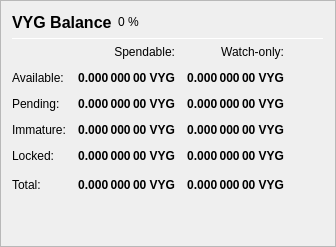
                   <widget class="QFrame" name="frame_Balances">
                    <property name="frameShape">
                     <enum>QFrame::StyledPanel</enum>
                    </property>
                    <property name="frameShadow">
                     <enum>QFrame::Raised</enum>
                    </property>
                    <layout class="QVBoxLayout" name="verticalLayout_4">
                     <item>
                      <layout class="QHBoxLayout" name="horizontalLayout_4">
                       <item>
                        <widget class="QLabel" name="label_5">
                         <property name="minimumSize">
                          <size>
                           <width>0</width>
                           <height>20</height>
                          </size>
                         </property>
                         <property name="font">
                          <font>
                           <pointsize>12</pointsize>
                           <weight>75</weight>
                           <bold>true</bold>
                          </font>
                         </property>
                         <property name="text">
                          <string>VYG Balance</string>
                         </property>
                        </widget>
                       </item>
                       <item>
                        <widget class="QLabel" name="labelVYGPercent">
                         <property name="text">
                          <string notr="true">0 %</string>
                         </property>
                        </widget>
                       </item>
                       <item>
                        <spacer name="horizontalSpacer_3">
                         <property name="orientation">
                          <enum>Qt::Horizontal</enum>
                         </property>
                         <property name="sizeHint" stdset="0">
                          <size>
                           <width>40</width>
                           <height>20</height>
                          </size>
                         </property>
                        </spacer>
                       </item>
                      </layout>
                     </item>
                     <item>
                      <widget class="Line" name="line_Balance">
                       <property name="minimumSize">
                        <size>
                         <width>0</width>
                         <height>1</height>
                        </size>
                       </property>
                       <property name="maximumSize">
                        <size>
                         <width>16777215</width>
                         <height>1</height>
                        </size>
                       </property>
                       <property name="orientation">
                        <enum>Qt::Horizontal</enum>
                       </property>
                      </widget>
                     </item>
                     <item>
                      <layout class="QGridLayout" name="gridLayout">
                       <property name="spacing">
                        <number>12</number>
                       </property>
                       <item row="0" column="1">
                        <widget class="QLabel" name="labelSpendable">
                         <property name="text">
                          <string>Spendable:</string>
                         </property>
                         <property name="alignment">
                          <set>Qt::AlignRight|Qt::AlignTrailing|Qt::AlignVCenter</set>
                         </property>
                        </widget>
                       </item>
                       <item row="0" column="2">
                        <widget class="QLabel" name="labelWatchonly">
                         <property name="text">
                          <string>Watch-only:</string>
                         </property>
                         <property name="alignment">
                          <set>Qt::AlignRight|Qt::AlignTrailing|Qt::AlignVCenter</set>
                         </property>
                        </widget>
                       </item>
                       <item row="1" column="0">
                        <widget class="QLabel" name="labelBalanceText">
                         <property name="text">
                          <string>Available:</string>
                         </property>
                        </widget>
                       </item>
                       <item row="1" column="1">
                        <widget class="QLabel" name="labelBalance">
                         <property name="font">
                          <font>
                           <weight>75</weight>
                           <bold>true</bold>
                          </font>
                         </property>
                         <property name="cursor">
                          <cursorShape>IBeamCursor</cursorShape>
                         </property>
                         <property name="toolTip">
                          <string>Your current spendable balance</string>
                         </property>
                         <property name="text">
                          <string notr="true">0.000 000 00 VYG</string>
                         </property>
                         <property name="alignment">
                          <set>Qt::AlignRight|Qt::AlignTrailing|Qt::AlignVCenter</set>
                         </property>
                         <property name="textInteractionFlags">
                          <set>Qt::LinksAccessibleByMouse|Qt::TextSelectableByKeyboard|Qt::TextSelectableByMouse</set>
                         </property>
                        </widget>
                       </item>
                       <item row="1" column="2">
                        <widget class="QLabel" name="labelWatchAvailable">
                         <property name="font">
                          <font>
                           <weight>75</weight>
                           <bold>true</bold>
                          </font>
                         </property>
                         <property name="cursor">
                          <cursorShape>IBeamCursor</cursorShape>
                         </property>
                         <property name="toolTip">
                          <string>Your current balance in watch-only addresses</string>
                         </property>
                         <property name="text">
                          <string notr="true">0.000 000 00 VYG</string>
                         </property>
                         <property name="alignment">
                          <set>Qt::AlignRight|Qt::AlignTrailing|Qt::AlignVCenter</set>
                         </property>
                         <property name="textInteractionFlags">
                          <set>Qt::LinksAccessibleByMouse|Qt::TextSelectableByKeyboard|Qt::TextSelectableByMouse</set>
                         </property>
                        </widget>
                       </item>
                       <item row="2" column="0">
                        <widget class="QLabel" name="labelPendingText">
                         <property name="text">
                          <string>Pending:</string>
                         </property>
                        </widget>
                       </item>
                       <item row="2" column="1">
                        <widget class="QLabel" name="labelUnconfirmed">
                         <property name="font">
                          <font>
                           <weight>75</weight>
                           <bold>true</bold>
                          </font>
                         </property>
                         <property name="cursor">
                          <cursorShape>IBeamCursor</cursorShape>
                         </property>
                         <property name="toolTip">
                          <string>Total of transactions that have yet to be confirmed, and do not yet count toward the spendable balance</string>
                         </property>
                         <property name="text">
                          <string notr="true">0.000 000 00 VYG</string>
                         </property>
                         <property name="alignment">
                          <set>Qt::AlignRight|Qt::AlignTrailing|Qt::AlignVCenter</set>
                         </property>
                         <property name="textInteractionFlags">
                          <set>Qt::LinksAccessibleByMouse|Qt::TextSelectableByKeyboard|Qt::TextSelectableByMouse</set>
                         </property>
                        </widget>
                       </item>
                       <item row="2" column="2">
                        <widget class="QLabel" name="labelWatchPending">
                         <property name="font">
                          <font>
                           <weight>75</weight>
                           <bold>true</bold>
                          </font>
                         </property>
                         <property name="cursor">
                          <cursorShape>IBeamCursor</cursorShape>
                         </property>
                         <property name="toolTip">
                          <string>Unconfirmed transactions to watch-only addresses</string>
                         </property>
                         <property name="text">
                          <string notr="true">0.000 000 00 VYG</string>
                         </property>
                         <property name="alignment">
                          <set>Qt::AlignRight|Qt::AlignTrailing|Qt::AlignVCenter</set>
                         </property>
                         <property name="textInteractionFlags">
                          <set>Qt::LinksAccessibleByMouse|Qt::TextSelectableByKeyboard|Qt::TextSelectableByMouse</set>
                         </property>
                        </widget>
                       </item>
                       <item row="3" column="0">
                        <widget class="QLabel" name="labelImmatureText">
                         <property name="text">
                          <string>Immature:</string>
                         </property>
                        </widget>
                       </item>
                       <item row="3" column="1">
                        <widget class="QLabel" name="labelImmature">
                         <property name="font">
                          <font>
                           <weight>75</weight>
                           <bold>true</bold>
                          </font>
                         </property>
                         <property name="cursor">
                          <cursorShape>IBeamCursor</cursorShape>
                         </property>
                         <property name="toolTip">
                          <string>Staked or masternode rewards that has not yet matured</string>
                         </property>
                         <property name="text">
                          <string notr="true">0.000 000 00 VYG</string>
                         </property>
                         <property name="alignment">
                          <set>Qt::AlignRight|Qt::AlignTrailing|Qt::AlignVCenter</set>
                         </property>
                         <property name="textInteractionFlags">
                          <set>Qt::LinksAccessibleByMouse|Qt::TextSelectableByKeyboard|Qt::TextSelectableByMouse</set>
                         </property>
                        </widget>
                       </item>
                       <item row="3" column="2">
                        <widget class="QLabel" name="labelWatchImmature">
                         <property name="font">
                          <font>
                           <weight>75</weight>
                           <bold>true</bold>
                          </font>
                         </property>
                         <property name="cursor">
                          <cursorShape>IBeamCursor</cursorShape>
                         </property>
                         <property name="toolTip">
                          <string>Staked or masternode rewards in watch-only addresses that has not yet matured</string>
                         </property>
                         <property name="text">
                          <string notr="true">0.000 000 00 VYG</string>
                         </property>
                         <property name="alignment">
                          <set>Qt::AlignRight|Qt::AlignTrailing|Qt::AlignVCenter</set>
                         </property>
                         <property name="textInteractionFlags">
                          <set>Qt::LinksAccessibleByMouse|Qt::TextSelectableByKeyboard|Qt::TextSelectableByMouse</set>
                         </property>
                        </widget>
                       </item>
                       <item row="4" column="0">
                        <widget class="QLabel" name="labelLockedBalanceText">
                         <property name="toolTip">
                          <string>Locked VYG or Masternode collaterals. These are excluded from zVYG minting.</string>
                         </property>
                         <property name="text">
                          <string>Locked:</string>
                         </property>
                        </widget>
                       </item>
                       <item row="4" column="1">
                        <widget class="QLabel" name="labelLockedBalance">
                         <property name="font">
                          <font>
                           <weight>75</weight>
                           <bold>true</bold>
                          </font>
                         </property>
                         <property name="cursor">
                          <cursorShape>IBeamCursor</cursorShape>
                         </property>
                         <property name="toolTip">
                          <string>Locked VYG or Masternode collaterals. These are excluded from zVYG minting.</string>
                         </property>
                         <property name="text">
                          <string notr="true">0.000 000 00 VYG</string>
                         </property>
                         <property name="alignment">
                          <set>Qt::AlignRight|Qt::AlignTrailing|Qt::AlignVCenter</set>
                         </property>
                         <property name="textInteractionFlags">
                          <set>Qt::LinksAccessibleByMouse|Qt::TextSelectableByKeyboard|Qt::TextSelectableByMouse</set>
                         </property>
                        </widget>
                       </item>
                       <item row="4" column="2">
                        <widget class="QLabel" name="labelWatchLocked">
                         <property name="font">
                          <font>
                           <weight>75</weight>
                           <bold>true</bold>
                          </font>
                         </property>
                         <property name="cursor">
                          <cursorShape>IBeamCursor</cursorShape>
                         </property>
                         <property name="toolTip">
                          <string>Current locked balance in watch-only addresses</string>
                         </property>
                         <property name="text">
                          <string notr="true">0.000 000 00 VYG</string>
                         </property>
                         <property name="alignment">
                          <set>Qt::AlignRight|Qt::AlignTrailing|Qt::AlignVCenter</set>
                         </property>
                         <property name="textInteractionFlags">
                          <set>Qt::LinksAccessibleByMouse|Qt::TextSelectableByKeyboard|Qt::TextSelectableByMouse</set>
                         </property>
                        </widget>
                       </item>
                       <item row="5" column="0">
                        <widget class="QLabel" name="labelTotalText">
                         <property name="toolTip">
                          <string>Your current Voyage balance, unconfirmed and immature transactions included</string>
                         </property>
                         <property name="text">
                          <string>Total:</string>
                         </property>
                        </widget>
                       </item>
                       <item row="5" column="1">
                        <widget class="QLabel" name="labelTotal">
                         <property name="font">
                          <font>
                           <weight>75</weight>
                           <bold>true</bold>
                          </font>
                         </property>
                         <property name="cursor">
                          <cursorShape>IBeamCursor</cursorShape>
                         </property>
                         <property name="toolTip">
                          <string>Your current Voyage balance, unconfirmed and immature transactions included</string>
                         </property>
                         <property name="text">
                          <string notr="true">0.000 000 00 VYG</string>
                         </property>
                         <property name="alignment">
                          <set>Qt::AlignRight|Qt::AlignTrailing|Qt::AlignVCenter</set>
                         </property>
                         <property name="textInteractionFlags">
                          <set>Qt::LinksAccessibleByMouse|Qt::TextSelectableByKeyboard|Qt::TextSelectableByMouse</set>
                         </property>
                        </widget>
                       </item>
                       <item row="5" column="2">
                        <widget class="QLabel" name="labelWatchTotal">
                         <property name="font">
                          <font>
                           <weight>75</weight>
                           <bold>true</bold>
                          </font>
                         </property>
                         <property name="cursor">
                          <cursorShape>IBeamCursor</cursorShape>
                         </property>
                         <property name="toolTip">
                          <string>Current total balance in watch-only addresses</string>
                         </property>
                         <property name="text">
                          <string notr="true">0.000 000 00 VYG</string>
                         </property>
                         <property name="alignment">
                          <set>Qt::AlignRight|Qt::AlignTrailing|Qt::AlignVCenter</set>
                         </property>
                         <property name="textInteractionFlags">
                          <set>Qt::LinksAccessibleByMouse|Qt::TextSelectableByKeyboard|Qt::TextSelectableByMouse</set>
                         </property>
                        </widget>
                       </item>
                       <item row="5" column="3">
                        <spacer name="horizontalSpacer_9">
                         <property name="orientation">
                          <enum>Qt::Horizontal</enum>
                         </property>
                         <property name="sizeHint" stdset="0">
                          <size>
                           <width>40</width>
                           <height>20</height>
                          </size>
                         </property>
                        </spacer>
                       </item>
                      </layout>
                     </item>
                     <item>
                      <spacer name="verticalSpacer_3">
                       <property name="orientation">
                        <enum>Qt::Vertical</enum>
                       </property>
                       <property name="sizeHint" stdset="0">
                        <size>
                         <width>20</width>
                         <height>40</height>
                        </size>
                       </property>
                      </spacer>
                     </item>
                    </layout>
                   </widget>
